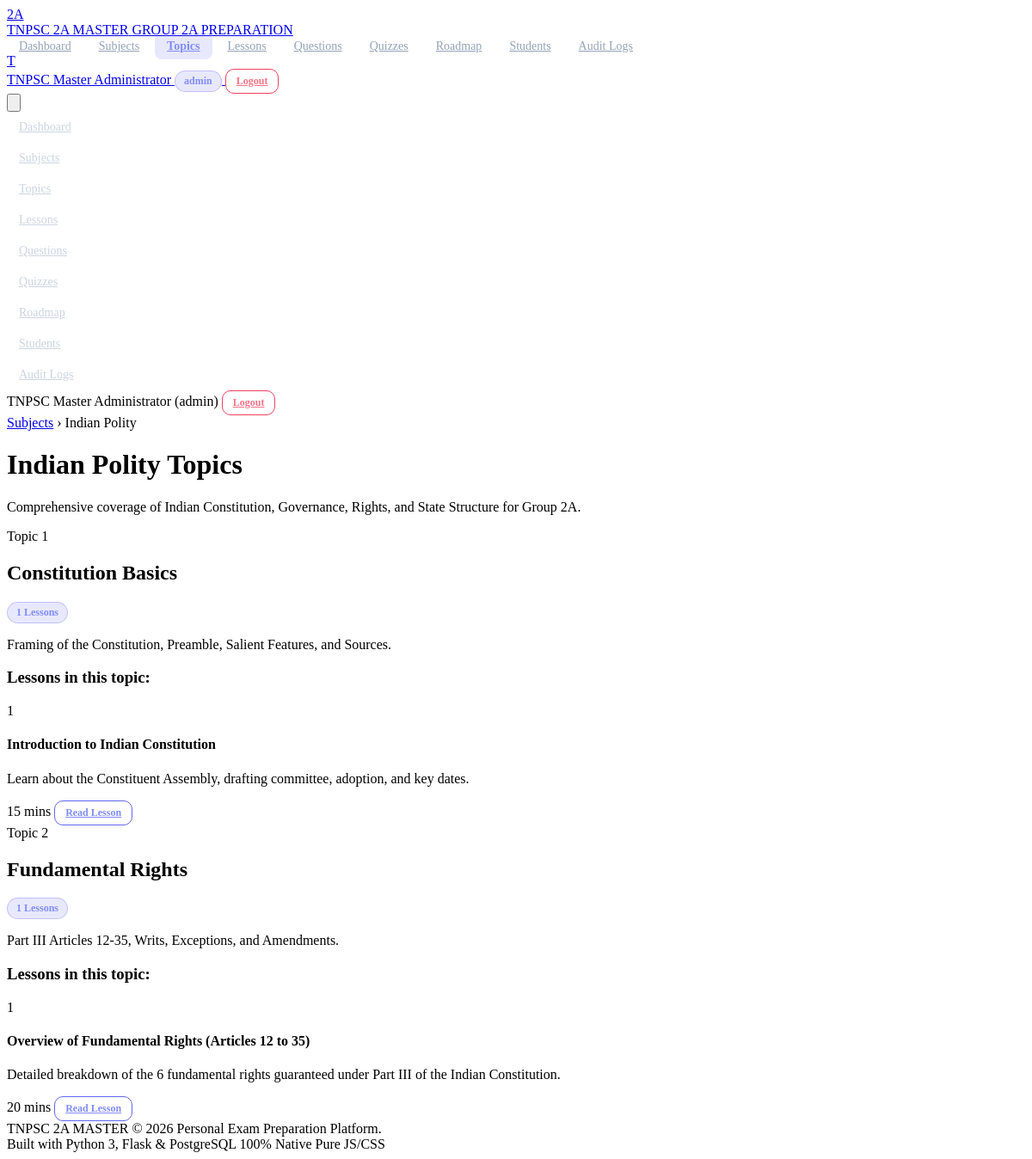
Page /student/topics/1 (signed in) on the committed database.
### models/subject.py (models this page shows, shortened)
class Subject(db.Model):
    __tablename__ = 'subjects'
    id = db.Column(db.Integer, primary_key=True)
    name = db.Column(db.String(100), nullable=False, unique=True, index=True)
    code = db.Column(db.String(20), nullable=False, unique=True)
    description = db.Column(db.Text, nullable=True)
    icon = db.Column(db.String(50), default='book')
    order_index = db.Column(db.Integer, default=0, nullable=False)
    is_active = db.Column(db.Boolean, default=True, nullable=False)
    created_at = db.Column(db.DateTime, default=lambda: datetime.now(timezone.utc), nullable=False)
    updated_at = db.Column(db.DateTime, default=lambda: datetime.now(timezone.utc), onupdate=lambda: datetime.now(timezone.utc))
    topics = db.relationship('Topic', backref='subject', lazy='select', cascade='all, delete-orphan', order_by='Topic.order_index')
    questions = db.relationship('Question', backref='subject', lazy='select')
    quiz_sets = db.relationship('QuizSet', backref='subject', lazy='select')
    roadmap_items = db.relationship('RoadmapItem', backref='subject', lazy='select')

### models/topic.py (models this page shows, shortened)
class Topic(db.Model):
    __tablename__ = 'topics'
    id = db.Column(db.Integer, primary_key=True)
    subject_id = db.Column(db.Integer, db.ForeignKey('subjects.id'), nullable=False, index=True)
    title = db.Column(db.String(150), nullable=False)
    description = db.Column(db.Text, nullable=True)
    order_index = db.Column(db.Integer, default=0, nullable=False)
    is_active = db.Column(db.Boolean, default=True, nullable=False)
    created_at = db.Column(db.DateTime, default=lambda: datetime.now(timezone.utc), nullable=False)
    updated_at = db.Column(db.DateTime, default=lambda: datetime.now(timezone.utc), onupdate=lambda: datetime.now(timezone.utc))
    lessons = db.relationship('Lesson', backref='topic', lazy='select', cascade='all, delete-orphan', order_by='Lesson.order_index')
    questions = db.relationship('Question', backref='topic', lazy='select')
    quiz_sets = db.relationship('QuizSet', backref='topic', lazy='select')
    roadmap_items = db.relationship('RoadmapItem', backref='topic', lazy='select')
    topic_progress_records = db.relationship('StudentTopicProgress', backref='topic', lazy='dynamic', cascade='all, delete-orphan')

### models/lesson.py (models this page shows, shortened)
class Lesson(db.Model):
    __tablename__ = 'lessons'
    id = db.Column(db.Integer, primary_key=True)
    topic_id = db.Column(db.Integer, db.ForeignKey('topics.id'), nullable=False, index=True)
    title = db.Column(db.String(200), nullable=False)
    content_summary = db.Column(db.Text, nullable=True)
    concept_body = db.Column(db.Text, nullable=False)
    examples = db.Column(db.Text, nullable=True)
    important_points = db.Column(db.Text, nullable=True)
    memory_tricks = db.Column(db.Text, nullable=True)
    estimated_minutes = db.Column(db.Integer, default=15, nullable=False)
    order_index = db.Column(db.Integer, default=0, nullable=False)
    is_active = db.Column(db.Boolean, default=True, nullable=False)
    created_at = db.Column(db.DateTime, default=lambda: datetime.now(timezone.utc), nullable=False)
    updated_at = db.Column(db.DateTime, default=lambda: datetime.now(timezone.utc), onupdate=lambda: datetime.now(timezone.utc))
    progress_records = db.relationship('StudentProgress', backref='lesson', lazy='dynamic', cascade='all, delete-orphan')
    bookmarks = db.relationship('Bookmark', backref='lesson', lazy='dynamic', cascade='all, delete-orphan')
    roadmap_items = db.relationship('RoadmapItem', backref='lesson', lazy='select')

### routes/student.py (the view)
@student_bp.route('/student/topics/<int:subject_id>')
@login_required
def topics(subject_id):
    user_id = session.get('user_id')
    subject = Subject.query.get_or_404(subject_id)
    active_topics = Topic.query.filter_by(subject_id=subject_id, is_active=True).order_by(Topic.order_index.asc()).all()
    completed_lesson_ids = set([
        p.lesson_id for p in StudentProgress.query.filter_by(user_id=user_id, status='completed').all()
    ])
    return render_template(
        'student/topics.html',
        subject=subject,
        topics=active_topics,
        completed_lesson_ids=completed_lesson_ids
    )

### routes/__init__.py (called while the page is built)
def login_required(f):
    @wraps(f)
    def decorated_function(*args, **kwargs):
        if 'user_id' not in session:
            flash('Please log in to access this page.', 'warning')
            return redirect(url_for('auth.login', next=request.url))
        return f(*args, **kwargs)
    return decorated_function

### templates/student/topics.html (shortened to what this page needs)
{% extends 'base.html' %}
{% block content %}
<div class="space-y-6">
    <div class="flex items-center space-x-2 text-sm text-slate-400">
        <a href="{{ url_for('student.subjects') }}" class="hover:text-indigo-400">Subjects</a>
        <span>&rsaquo;</span>
        <span class="text-slate-200 font-semibold">{{ subject.name }}</span>
    </div>
    <div class="pb-4 border-b border-slate-800">
        <h1 class="text-2xl font-bold text-slate-100">{{ subject.name }} Topics</h1>
        <p class="text-sm text-slate-400 mt-1">{{ subject.description }}</p>
    </div>
    <div class="space-y-6">
    {% for topic in topics %}
        <div class="card p-6 bg-slate-900 border border-slate-800 rounded-2xl">
            <div class="flex items-center justify-between mb-3">
                <div>
                    <span class="text-xs text-indigo-400 font-bold uppercase tracking-wider">Topic {{ loop.index }}</span>
                    <h2 class="text-xl font-bold text-slate-100 mt-0.5">{{ topic.title }}</h2>
                </div>
                <span class="badge badge-indigo text-xs">{{ topic.lessons|length }} Lessons</span>
            </div>
            <p class="text-slate-400 text-sm mb-4">{{ topic.description }}</p>
            <div class="space-y-2.5 pt-4 border-t border-slate-800">
                <h3 class="text-xs font-semibold uppercase text-slate-400 tracking-wider">Lessons in this topic:</h3>
                {% for lesson in topic.lessons if lesson.is_active %}
                    <div class="p-3.5 rounded-xl bg-slate-950/60 border border-slate-800/80 flex items-center justify-between hover:border-slate-700 transition">
                        <div class="flex items-center space-x-3">
                            {% if lesson.id in completed_lesson_ids %}
                                <div class="w-6 h-6 rounded-full bg-emerald-500/20 text-emerald-400 flex items-center justify-center text-xs font-bold">✓</div>
                            {% else %}
                                <div class="w-6 h-6 rounded-full bg-slate-800 text-slate-400 flex items-center justify-center text-xs font-bold">{{ loop.index }}</div>
                            {% endif %}
                            <div>
                                <h4 class="text-sm font-semibold text-slate-200">{{ lesson.title }}</h4>
                                <p class="text-xs text-slate-400 line-clamp-1">{{ lesson.content_summary }}</p>
                            </div>
                        </div>
                        <div class="flex items-center space-x-3">
                            <span class="text-xs text-slate-400 hidden sm:inline">{{ lesson.estimated_minutes }} mins</span>
                            <a href="{{ url_for('lessons.detail', lesson_id=lesson.id) }}" class="btn btn-outline-primary btn-sm">Read Lesson</a>
                        </div>
                    </div>
                {% else %}
                    <p class="text-xs text-slate-400 italic">No lessons published yet in this topic.</p>
                {% endfor %}
            </div>
        </div>
    {% else %}
        <div class="card p-12 text-center text-slate-400">
            No topics created for this subject yet.
        </div>
    {% endfor %}
    </div>
</div>
{% endblock %}

### static/css/style.css (style rules this page uses)
.btn { display: inline-flex; items-center: center; justify-content: center; border-radius: 0.625rem; font-size: 0.875rem; font-weight: 600; padding: 0.5rem 1rem; transition: all 0.2s ease; cursor: pointer; border: 1px solid transparent; }
.btn-outline-primary { background-color: transparent; border-color: #6366f1; color: #818cf8; }
.btn-sm { padding: 0.375rem 0.75rem; font-size: 0.75rem; }
.badge { display: inline-flex; align-items: center; padding: 0.25rem 0.625rem; border-radius: 9999px; font-size: 0.75rem; font-weight: 600; }
.badge-indigo { background-color: rgba(99, 102, 241, 0.15); color: #818cf8; border: 1px solid rgba(99, 102, 241, 0.3); }

### rows in the picture
Subject: name "Indian Polity", description "Comprehensive coverage of Indian Constitution, Governance, Rights, and State Structure for Group 2A."
Topic: title "Constitution Basics", lessons|length "1", description "Framing of the Constitution, Preamble, Salient Features, and Sources."
Lesson: title "Introduction to Indian Constitution", content_summary "Learn about the Constituent Assembly, drafting committee, adoption, and key dates.", estimated_minutes "15"
Topic: title "Fundamental Rights", lessons|length "1", description "Part III Articles 12-35, Writs, Exceptions, and Amendments."
Lesson: title "Overview of Fundamental Rights (Articles 12 to 35)", content_summary "Detailed breakdown of the 6 fundamental rights guaranteed under Part III of the Indian Constitution.", estimated_minutes "20"

### other values in the picture
{{ current_user_name[0] if current_user_name else 'U' }} "T"
{{ current_user_name }} "TNPSC Master Administrator"
{{ current_user_role }} "admin"
